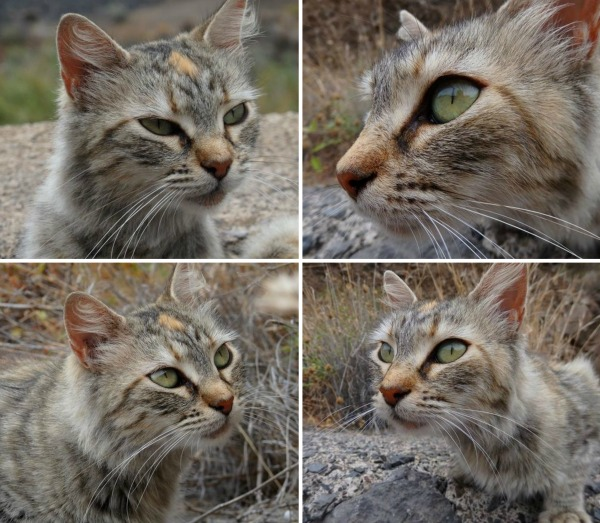
#> input picture notebooks/OpenCV/images/cat_faces.jpg, 600 x 523 px, found by its file name
$ jupyter execute 'opencv_catface detection.ipynb'   (Python 2 division)
#> lines starting #> are read from the running program, lines starting #| are printed output that depends on the picture
[cell 1]
import cv2

[cell 2]
face_cascade = cv2.CascadeClassifier('haarcascade_frontalcatface.xml')

[cell 3]
image = cv2.imread('cat_faces.jpg')
#> image is the input picture: shape (523, 600, 3); mean B, G, R 98.9, 108.7, 116.3

[cell 4]
cv2.imshow("Raw Faces!",image)
cv2.waitKey(0)

[cell 5]
gray = cv2.cvtColor(image,cv2.COLOR_BGR2GRAY)
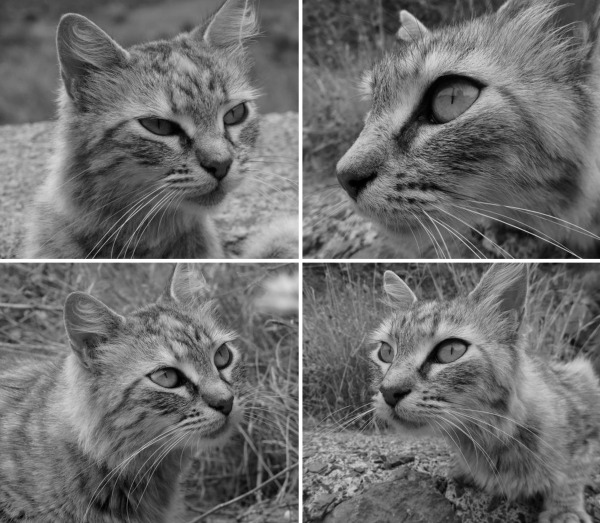
#> gray: shape (523, 600); min 0, max 255, mean 109.9

[cell 6]
cv2.imshow("Gray Faces!",gray)
cv2.waitKey(0)

[cell 7]
faces = face_cascade.detectMultiScale(
    gray,
    scaleFactor = 1.3,
    minNeighbors = 10,
    minSize = (75,75),
    flags = cv2.CASCADE_SCALE_IMAGE
)
#> faces = ()

[cell 8]
print "Found {0} faces!".format(len(faces))
#| Found 0 faces!

[cell 9]
for(x,y,w,h) in faces:
    # cv2.rectangle(image,(x,y),(x+w,y+w),(0,255,0),2)
    cv2.rectangle(image, (x, y), (x+w, y+h), (0, 255, 0), 2)
#> this loop made 0 passes

[cell 10]
cv2.imshow("Find Faces!",image)
cv2.waitKey(0)
#> Out = 27


$ run again, with notebooks/OpenCV/images/face.jpg copied over notebooks/OpenCV/images/cat_faces.jpg
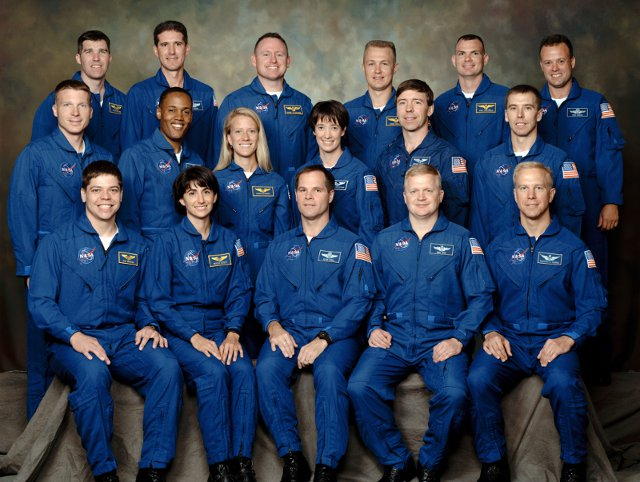
#> input picture notebooks/OpenCV/images/face.jpg, 640 x 482 px, found by its file name
#> image is the input picture: shape (482, 640, 3); mean B, G, R 83.9, 64.2, 52
#> `gray = cv2.cvtColor(image,cv2.COLOR_BGR2GRAY)`:
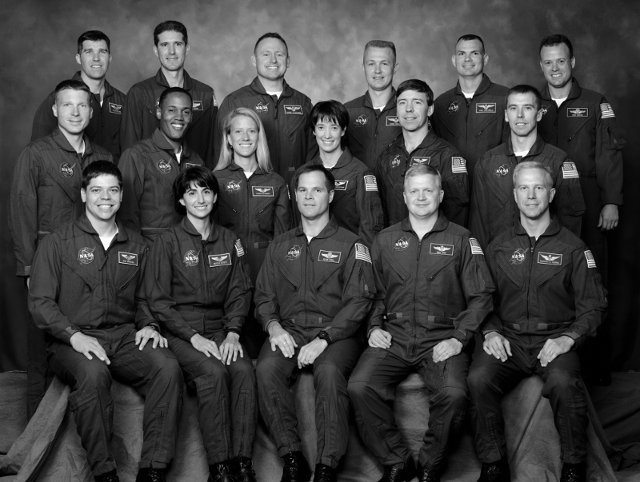
#> gray: shape (482, 640); min 0, max 255, mean 62.8
#> faces = ()
#| Found 0 faces!
#> Out = 27

$ run again, with notebooks/OpenCV/images/faces-of-american.jpg copied over notebooks/OpenCV/images/cat_faces.jpg
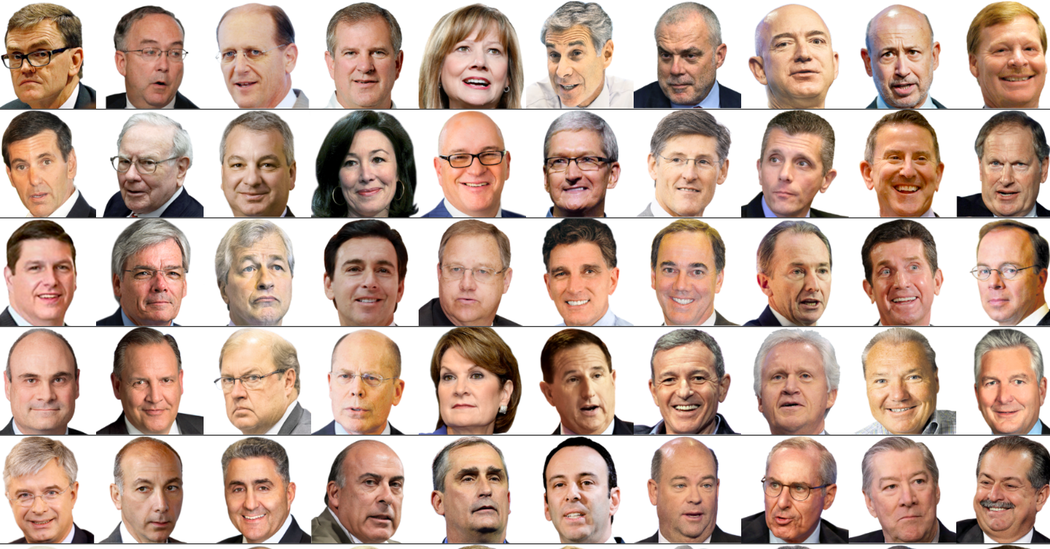
#> input picture notebooks/OpenCV/images/faces-of-american.jpg, 1050 x 549 px, found by its file name
#> image is the input picture: shape (549, 1050, 3); mean B, G, R 161.7, 174.4, 199.2
#> `gray = cv2.cvtColor(image,cv2.COLOR_BGR2GRAY)`:
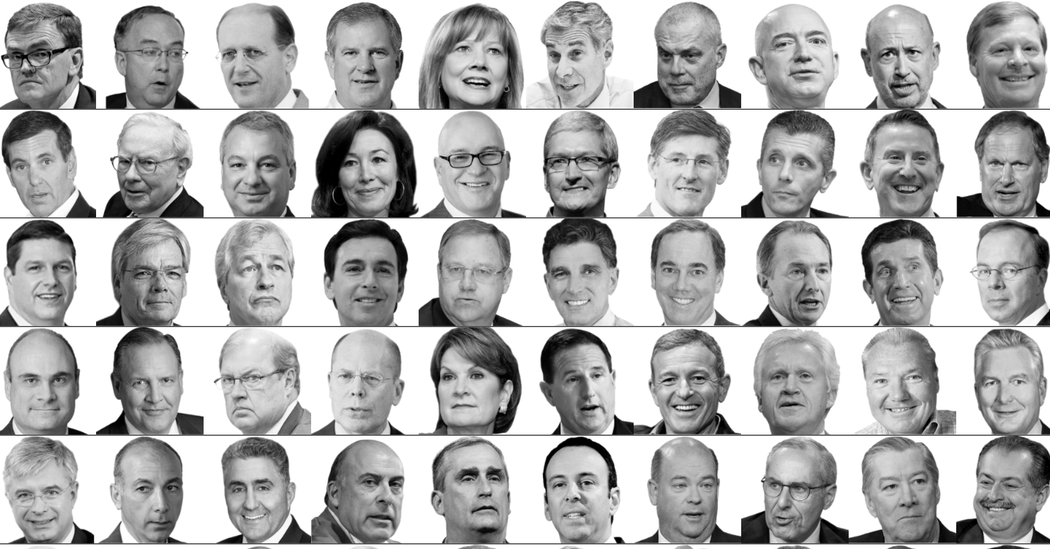
#> gray: shape (549, 1050); min 0, max 255, mean 180.4
#> faces = ()
#| Found 0 faces!
#> Out = 27
